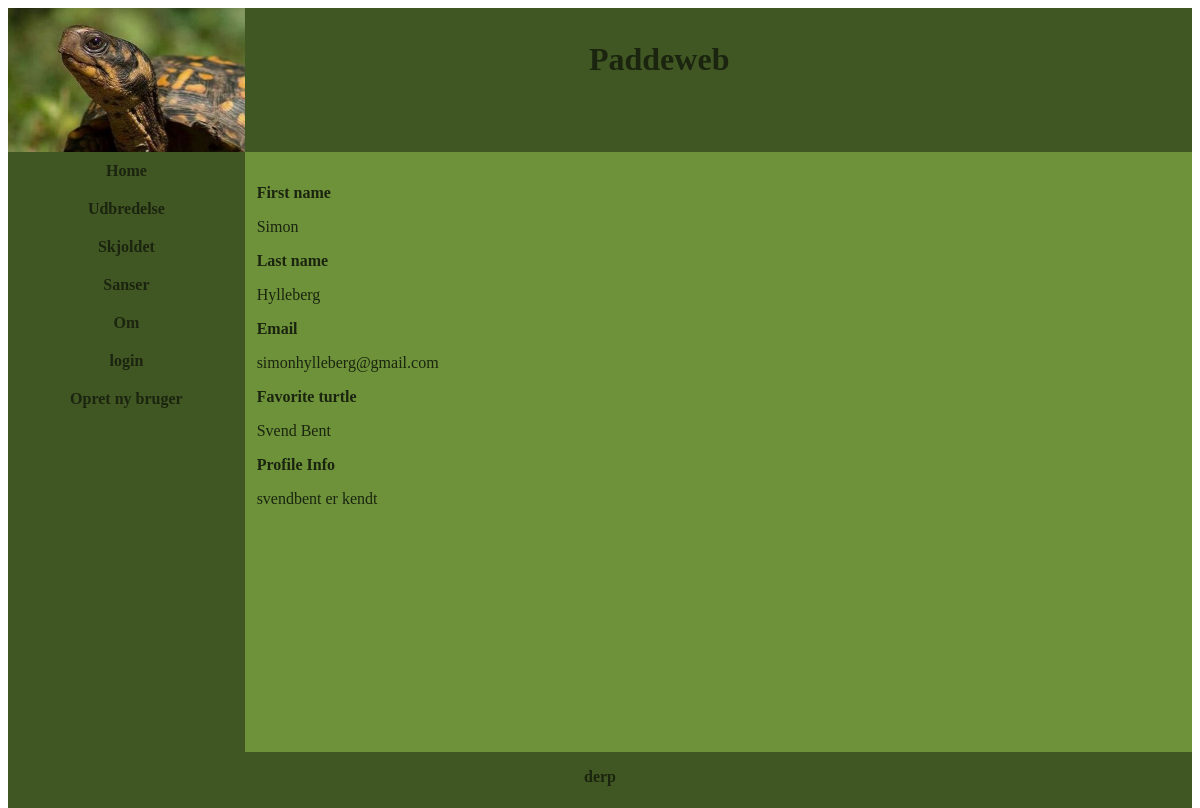
The app's page /view_profile (signed in), older data.
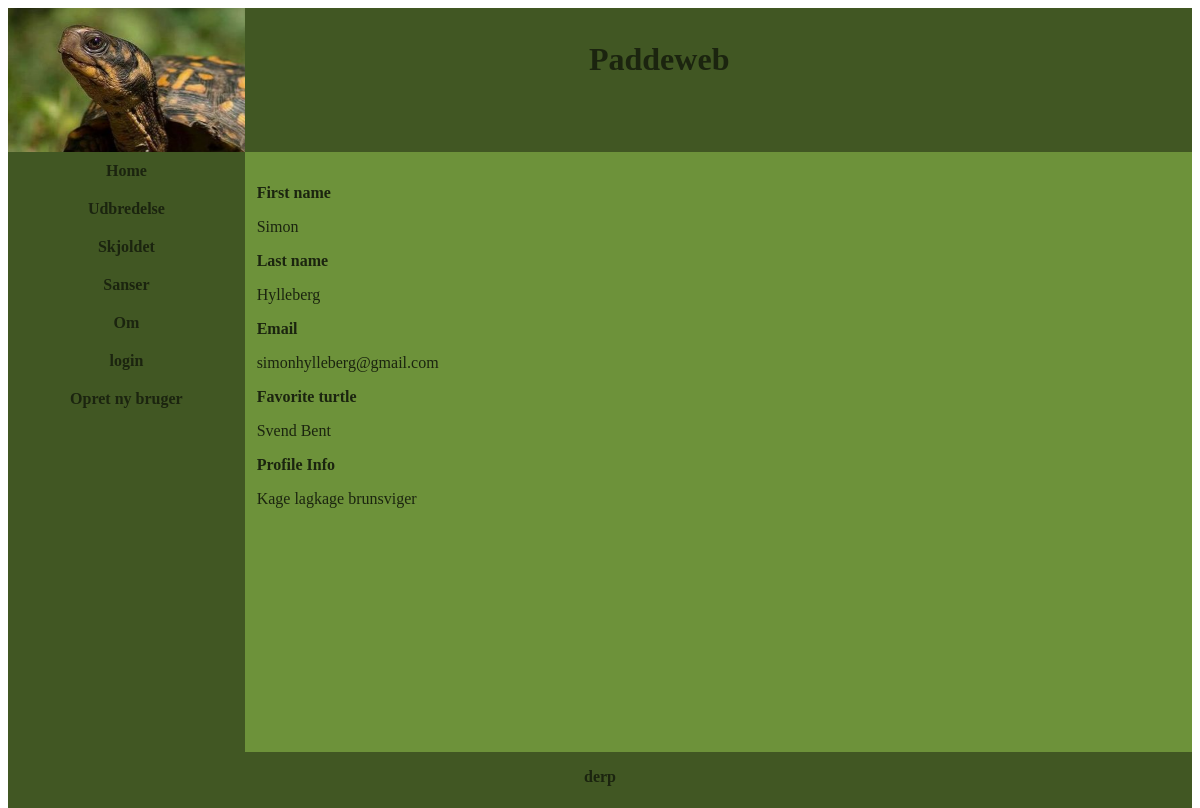
The same page, newer data.
### PaddeApp/models.py (models this page shows)
class UserProfile(models.Model):
    user = models.OneToOneField(User)
    favorite_turtle_name = models.CharField(max_length=50)
    profileinfo = models.TextField(default='svendbent')

### PaddeApp/views.py (the view)
# urls.py: url(r'^view_profile', PaddeApp.views.view_profile, name='view_profile'),
def view_profile(request):
    user = request.user
    profile = user.profile
    args = {}
    args['derp01'] = user
    args['derp02'] = profile
    return render_to_response('PaddeApp/view_profile.html', args)

### PaddeApp/templates/PaddeApp/view_profile.html
﻿{% extends "PaddeApp/layout.html" %}
{%block content %}
<p style="font-weight:bold"> First name</p>
{{derp01.first_name}}
<p style="font-weight:bold"> Last name</p>
{{derp01.last_name}}
<p style="font-weight:bold">Email</p>
{{derp01.email}}
<p style="font-weight:bold">Favorite turtle</p>
{{derp02.favorite_turtle_name}}
<p style="font-weight:bold">Profile Info</p>
{{derp02.profileinfo}}
{%endblock%}

Row changes from the older to the newer data that the page shows:
changed UserProfile "Svend Bent": profileinfo "svendbent er kendt" → "Kage lagkage brunsviger"
